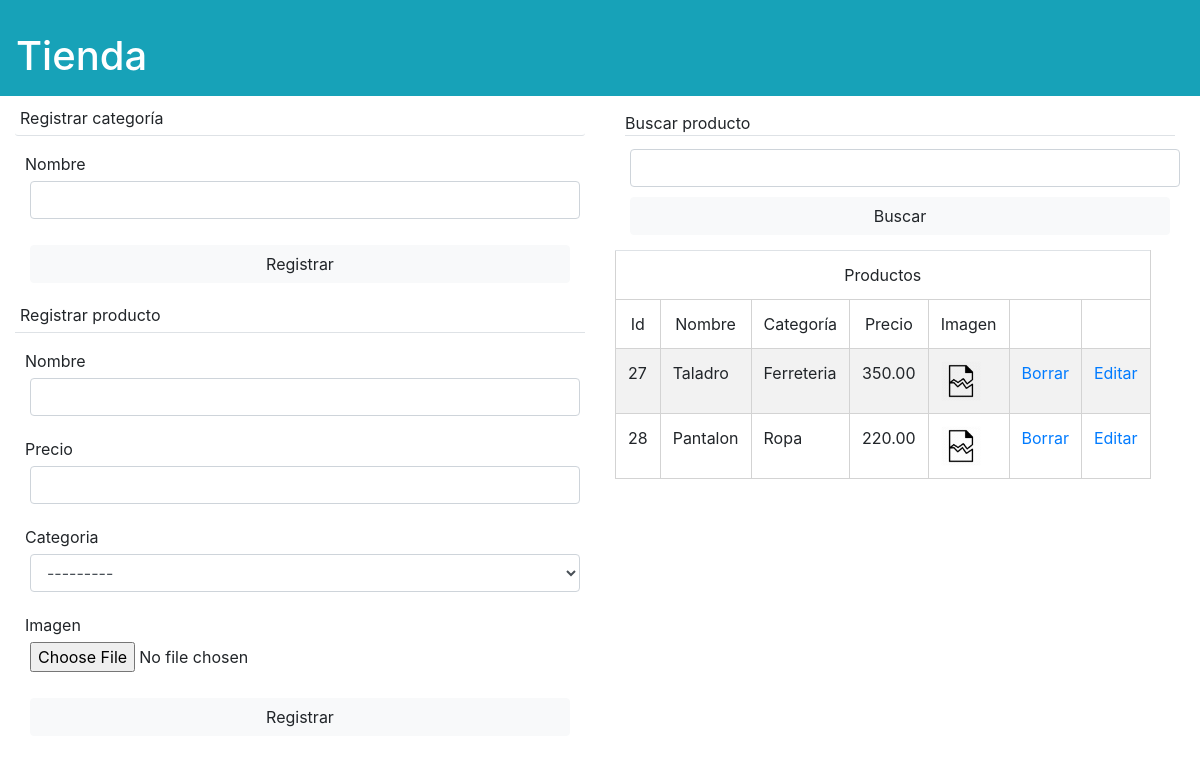
The app's page /tienda/, older data.
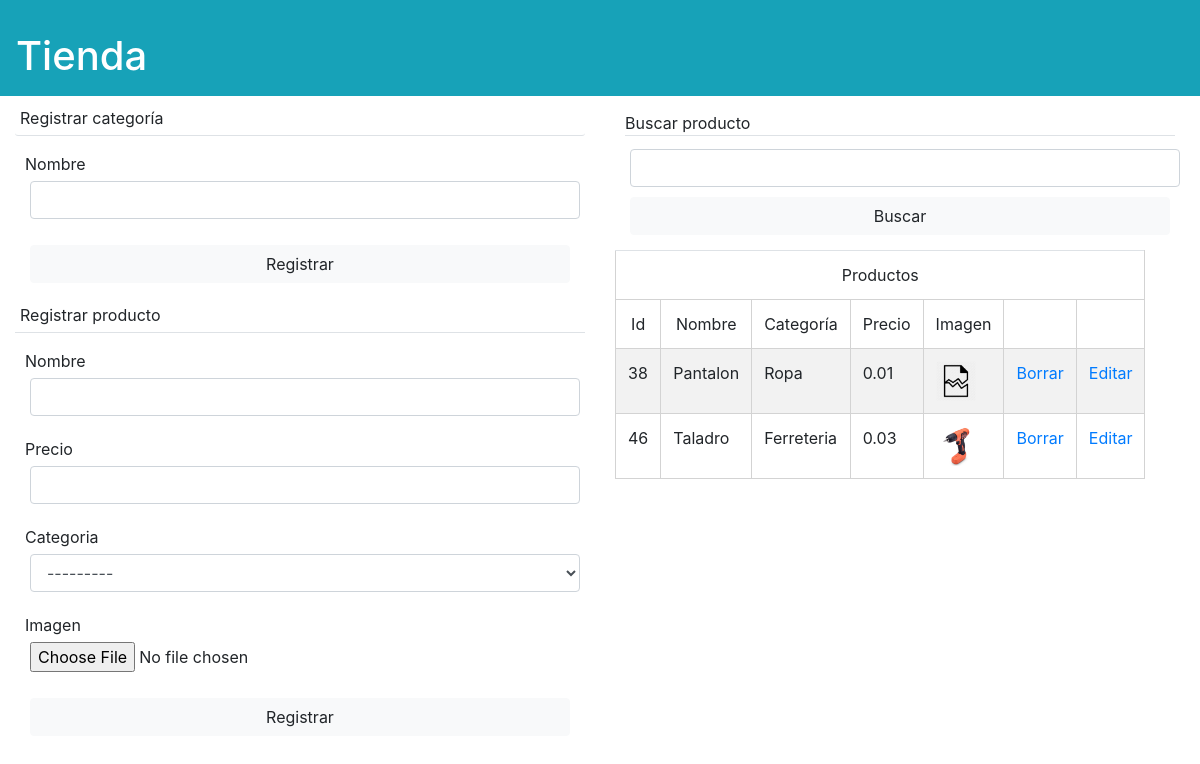
The same page, newer data.
### tienda/models.py (models this page shows, shortened)
class Producto(models.Model):
    nombre = models.CharField(max_length=100)
    precio = models.DecimalField(max_digits=10, decimal_places=2)
    categoria = models.ForeignKey(Categoria, on_delete=models.CASCADE)
    imagen = models.FileField(null=True, blank=True, upload_to='media')

class Categoria(models.Model):
    nombre = models.CharField(max_length=100)
    def __str__(self):
        return self.nombre

### tienda/views.py (the view, shortened to what this page needs)
# urls.py: path('', views.index, name='index'),
def index(request):
    productos = Producto.objects.all()
    formProducto = FormProducto()
    formCategoria = FormCategoria()
    context = {
        "productos": productos,
        "form_categoria": formCategoria,
        "form_producto": formProducto,
    }
    return render(request, 'tienda/tienda.html', context=context)

### tienda/forms.py
class FormCategoria(forms.ModelForm):
    class Meta:
        model =  Categoria
        fields = ['nombre']

class FormProducto(forms.ModelForm):
    class Meta:
        model = Producto
        fields = ['nombre', 'categoria', 'precio', 'imagen']

### templates/tienda/tienda.html (shortened to what this page needs)
{% extends 'base.html' %}
{% load static widget_tweaks %}
{% block head %}
{% load static %}
<link rel="stylesheet" href="{% static 'css/tienda.css' %}">
{% endblock %}
{% block content %}
<nav class="navbar navbar-light navbar-expand-lg bg-info text-white">
    <h1>Tienda</h1>
</nav>
<div class="container-fluid" id="main">
    <div class="row">
        <div id="registros" class="col col-md-6">
            <div>
                <p class="rounded-sm border-bottom">Registrar categoría</p>
                <form action="{% url 'index'%}" method="POST">
                    <div class="form-group">
                        {{ form_categoria.nombre.label }}
                        {% render_field form_categoria.nombre class='form-control' %}
                    </div>
                    <input type="submit" class="btn btn-light" value="Registrar" name="submit_categoria">
                </form>
            </div>
            <div class="">
                <p class="border-bottom">Registrar producto</p>
                <form action="{% url 'index'%}" method="POST" enctype="multipart/form-data">
                    <div class="form-group">
                        {{ form_producto.nombre.label }}
                        {% render_field form_producto.nombre class='form-control' %}
                    </div>
                    <div class="form-group">
                        {{ form_producto.precio.label }}
                        {% render_field form_producto.precio class='form-control' %}
                    </div>
                    <div class="form-group">
                        {{ form_producto.categoria.label }}
                        {% render_field form_producto.categoria class='form-control' %}
                    </div>
                    <div class="form-group">
                        {{ form_producto.imagen.label }}<br />
                        {% render_field form_producto.imagen %}
                    </div>
                    <input type="submit" class="btn btn-light" value="Registrar" name="submit_producto">
                </form>
            </div>
        </div>
        <div class="col-sm-6 col-md">
            <form action="" class="">
                <label class="border-bottom">Buscar producto</label>
                <input type="search" class="form-control" name="busqueda">
                <input type="submit" class="btn btn-light" value="Buscar">
            </form>
            <table class="table table-striped w-auto table-responsive-sm table-responsive-md table-hover">
                <thead class="text-center ">
                    <tr>
                        <td colspan="7">Productos</td>
                    </tr>
                    <tr>
                        <td>Id</td>
                        <td>Nombre</td>
                        <td>Categoría</td>
                        <td>Precio</td>
                        <td>Imagen</td>
                        <td></td>
                        <td></td>
                    </tr>
                </thead>
                <tbody>
                    {% for producto in productos %}
                    <tr>
                        <td>{{ producto.id }}</td>
                        <td>{{ producto.nombre }}</td>
                        <td>{{ producto.categoria }}</td>
                        <td>{{ producto.precio }}</td>
                        <td><img src="../media/{{producto.imagen}}" height="40vw" alt=""></td>
                        <td><a href="{% url 'borrar' producto.id %}">Borrar</a></td>
                        <td><a href="{% url 'editar' producto.id %}">Editar</a></td>
                    </tr>
                    {% endfor %}
                </tbody>
            </table>
        </div>
    </div>
</div>
{% endblock %}

Row changes from the older to the newer data that the page shows:
removed Producto: id "27", nombre "Taladro", categoria "Ferreteria", precio "350.00", imagen (picture)
removed Producto: id "28", nombre "Pantalon", categoria "Ropa", precio "220.00", imagen (picture)
added Producto: id "38", nombre "Pantalon", categoria "Ropa", precio "0.01", imagen (picture)
added Producto: id "46", nombre "Taladro", categoria "Ferreteria", precio "0.03", imagen (picture)
